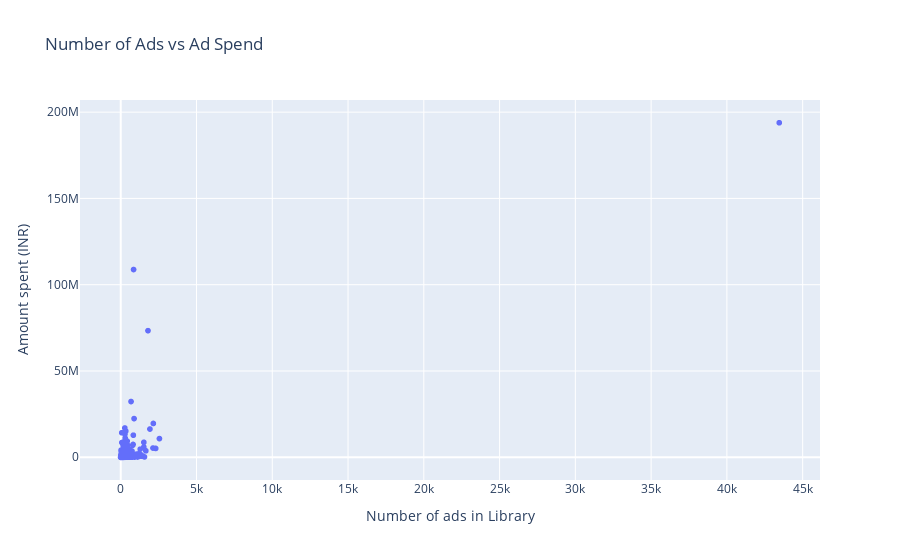

This figure's notebook cell:
### Code cell
# 4. Relationship Between Number of Ads and Ad Spend
fig = px.scatter(advertisers_df, x='Number of ads in Library', y='Amount spent (INR)', title='Number of Ads vs Ad Spend', hover_name='Page name')
fig.show()

### Figure 1 — Plotly figure (JSON) as saved in the notebook; plotly's stock layout.template omitted (floating-point values rounded to 4 significant figures; data arrays with more than 128 entries replaced by an {"elided": "..."} marker saying what was removed)
{"data": [{"hovertemplate": "<b>%{hovertext}</b><br><br>Number of ads in Library=%{x}<br>Amount spent (INR)=%{y}<extra></extra>", "hovertext": {"elided": "20832 str values"}, "legendgroup": "", "marker": {"color": "#636efa", "symbol": "circle"}, "mode": "markers", "name": "", "showlegend": false, "type": "scattergl", "x": {"elided": "20832 int values"}, "xaxis": "x", "y": {"elided": "20832 int values"}, "yaxis": "y"}], "layout": {"legend": {"tracegroupgap": 0}, "title": {"text": "Number of Ads vs Ad Spend"}, "xaxis": {"anchor": "y", "domain": [0, 1], "title": {"text": "Number of ads in Library"}}, "yaxis": {"anchor": "x", "domain": [0, 1], "title": {"text": "Amount spent (INR)"}}}}
